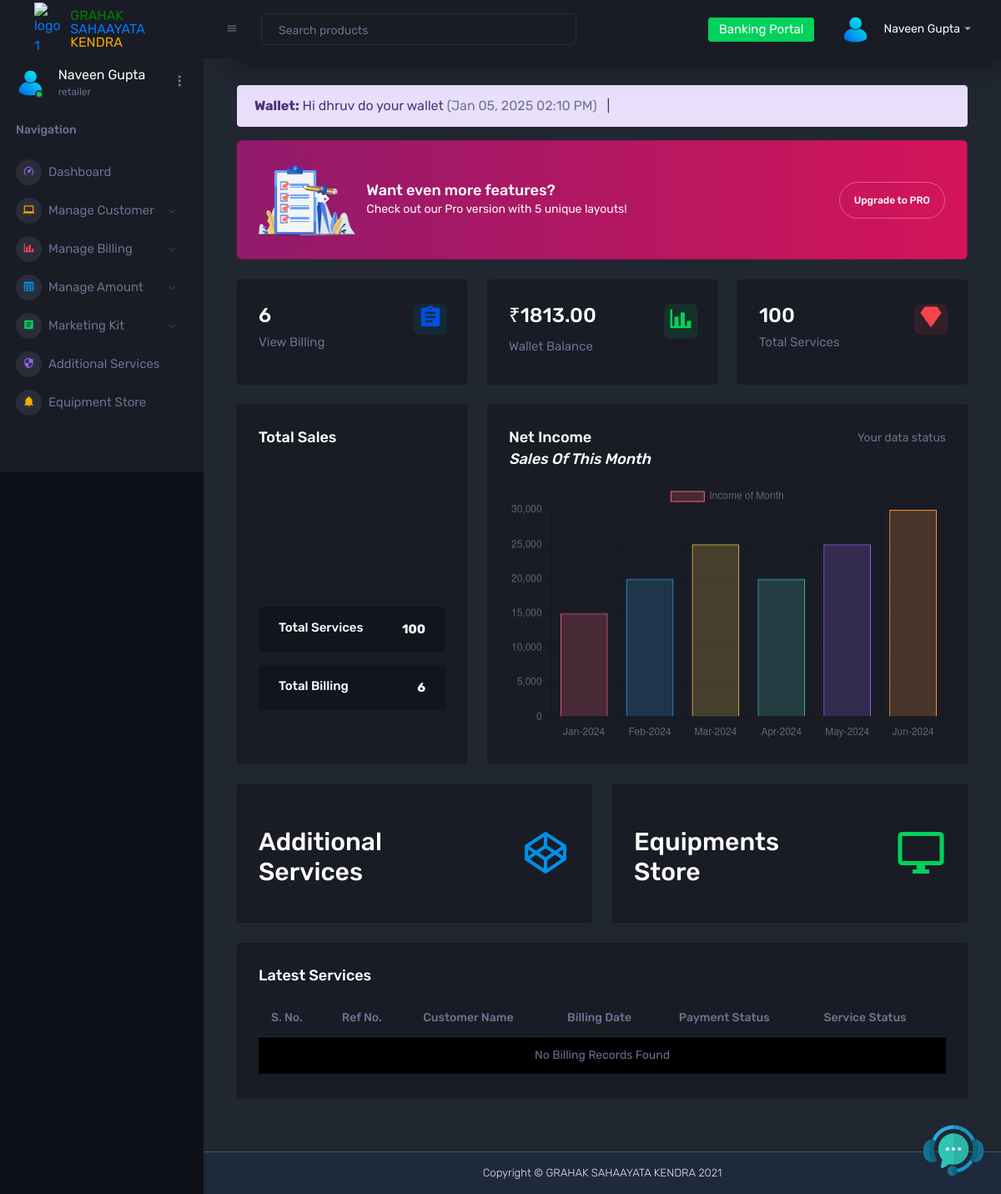
The page /dashboard/retailer/dashboard/ (signed in) on the database as committed earlier.
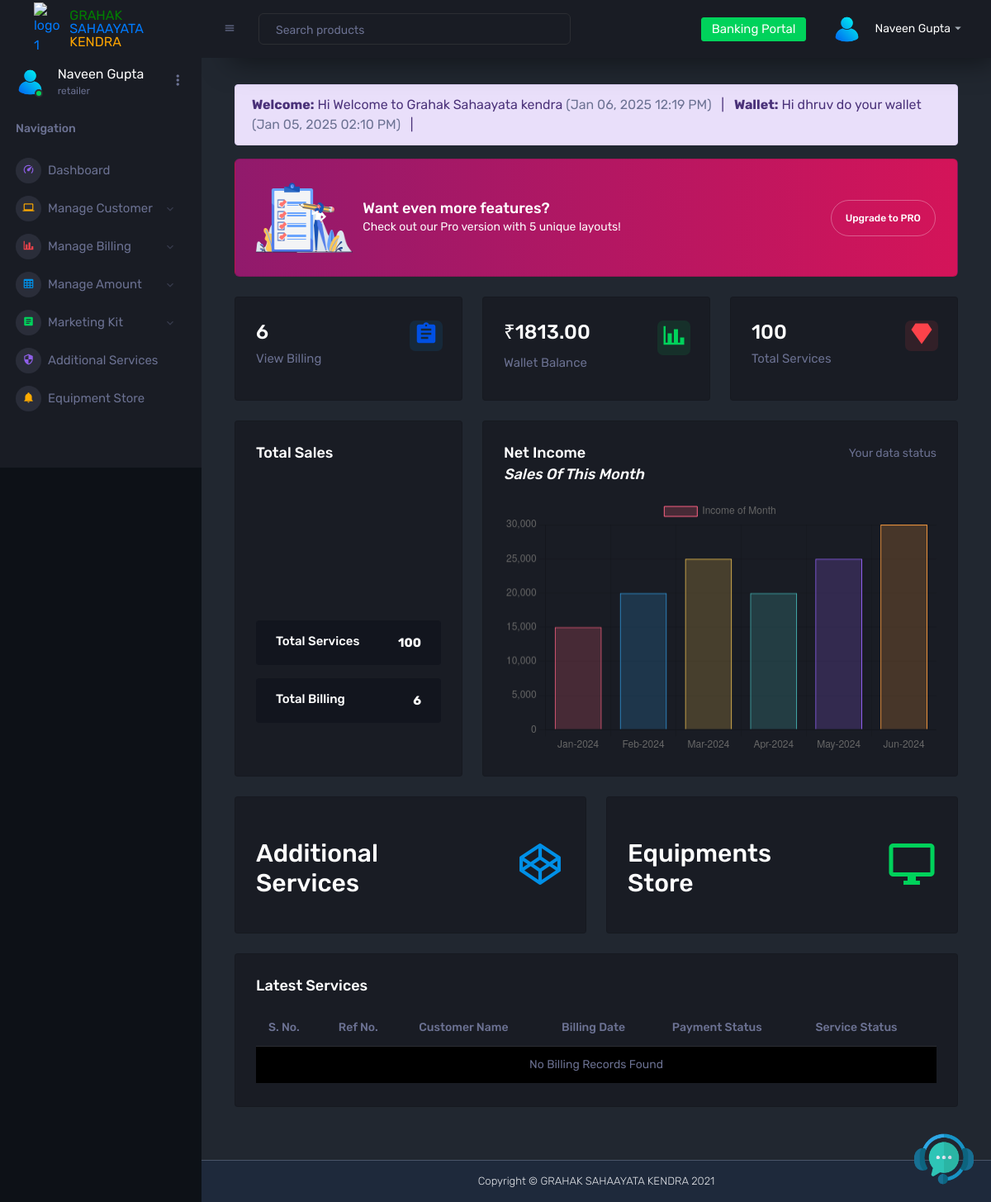
The same page on the database as committed later.
### dashboard/models.py (models this page shows, shortened)
class Notification(models.Model):
    title = models.CharField(max_length=255)
    message = models.TextField()
    user = models.ForeignKey(
        settings.AUTH_USER_MODEL,
        on_delete=models.CASCADE,
        related_name='notifications',
        null=True,
        blank=True  # Allow null for broadcast notifications
    )
    group = models.CharField(
        max_length=50,
        choices=[('retailer', 'Retailer'), ('distributor', 'Distributor'), ('master_distributor', 'Master Distributor')],
        null=True,
        blank=True  # Allow blank for individual notifications
    )
    timestamp = models.DateTimeField(auto_now_add=True)

### dashboard/views/retailer_views.py (the view)
# urls.py: path('retailer/dashboard/', retailer_views.retailer_dashboard, name='retailer_dashboard'),
@role_required(['retailer'])
def retailer_dashboard(request):
    try:
        wallet = Wallet.objects.get(user=request.user)
        wallet_balance = wallet.balance
    except Wallet.DoesNotExist:
        wallet_balance = 0.0
    notifications = Notification.objects.filter(user=request.user).order_by('-timestamp')
    total_services = Service.objects.filter(status='active').count()  # Assuming active status filtering
    total_billings = BillingDetails.objects.filter(user=request.user).count()
    context = {
        'notifications': notifications,
        'total_services': total_services,
        'wallet_balance': wallet_balance,
        'total_billings': total_billings,  # Include total billings count
    }
    return render(request, 'retailer_dashboard/retailer_dashboard.html', context)

### dashboard/utils.py (called while the page is built)
def role_required(allowed_roles):
    def decorator(view_func):
        @wraps(view_func)
        def wrapper(request, *args, **kwargs):
            if not request.user.is_authenticated:
                logger.info("User is not authenticated. Redirecting to login.")
                return redirect('login')
            if request.user.role not in allowed_roles:
                logger.warning(f"Unauthorized access attempt by user: {request.user.username}, Role: {request.user.role}")
                return redirect('not_authorized')
            logger.info(f"Access granted for user: {request.user.username}, Role: {request.user.role}")
            return view_func(request, *args, **kwargs)
        return wrapper
    return decorator

### dashboard/templates/retailer_dashboard/retailer_dashboard.html (shortened to what the changed rows need)
{% extends 'base.html' %}
{% load static %}
{% block content %}
<div class="container-flud">
<div class="main-panel">
          <div class="content-wrapper">
    {% if notifications %}
    <div class="alert alert-info">
        <marquee behavior="scroll" direction="left" scrollamount="5">
            {% for notification in notifications %}
                <strong>{{ notification.title }}:</strong> {{ notification.message }}
                <span class="text-muted">({{ notification.timestamp|date:"M d, Y h:i A" }})</span>
                &nbsp;&nbsp;|&nbsp;&nbsp;
            {% endfor %}
        </marquee>
    </div>
    {% else %}
    <div class="alert alert-warning">
        No notifications available.
    </div>
    {% endif %}
            <div class="row">
              <div class="col-sm-6 grid-margin">
                <div class="card">
                  <div class="card-body">
                    <a href="{% url 'pin_entry' %}" class="additional-ser">
                    <div class="row">
                      <div class="col-8 col-sm-12 col-xl-8 my-auto">
                        <div class="d-flex d-sm-block d-md-flex align-items-center">
                          <h2 class="mb-0">Additional Services</h2>
                        </div>
                      </div>
                    </div>
                    </a>
                  </div>
                </div>
              </div>
              <div class="col-sm-6 grid-margin">
                <div class="card">
                  <div class="card-body">
                    <a href="#" class="additional-ser">
                    <div class="row">
                      <div class="col-8 col-sm-12 col-xl-8 my-auto">
                        <div class="d-flex d-sm-block d-md-flex align-items-center">
                          <h2 class="mb-0">Equipments Store</h2>
                        </div>
                      </div>
                    </div>
                  </a>
                  </div>
                </div>
              </div>
            </div>
            <div class="row ">
              <div class="col-12 grid-margin">
                <div class="card">
                  <div class="card-body">
                    <div class="table-responsive">
                      <table class="table table-striped">
                          <thead>
                              <tr>
                                  <th>S. No.</th>
                                  <th>Ref No.</th>
                                  <th>Customer Name</th>
                                  <th>Billing Date</th>
                                  <th>Payment Status</th>
                                  <th>Service Status</th>
                              </tr>
                          </thead>
                      </table>
                  </div>
                  </div>
                </div>
              </div>
            </div>
        </div>
      </div>
    </div>
{% endblock %}

Rows that differ between the two databases and show on the page:
added Notification: title "Welcome", message "Hi Welcome to Grahak Sahaayata kendra", timestamp "Jan 06, 2025 12:19 PM"
